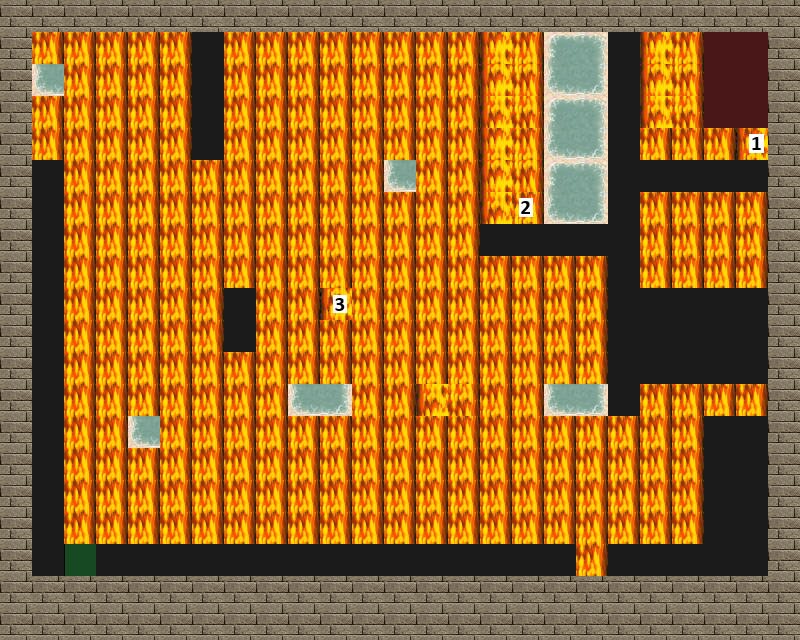

This is a level from a 2D game, rendered from its Tiled map with the project's own tilesets. A one-line summary and the complete map file follow:
An orthogonal 25x20 tile map with 32x32 px tiles, 4 tile layers (Road, Trap, Wall, Utility), 4 tilesets.

<map version="1.0" tiledversion="1.1.5" orientation="orthogonal" renderorder="right-down" width="25" height="20" tilewidth="32" tileheight="32" infinite="0" nextobjectid="1">
 <tileset firstgid="1" source="tilesets/meta.tsx" />
 <tileset firstgid="3" source="tilesets/road.tsx" />
 <tileset firstgid="4" source="tilesets/traps.tsx" />
 <tileset firstgid="196" source="tilesets/wallsandroofs.tsx" />
 <layer name="Road" width="25" height="20">
  <data encoding="csv">
3,3,3,3,3,3,3,3,3,3,3,3,3,3,3,3,3,3,3,3,3,3,3,3,3,
3,3,3,3,3,3,3,3,3,3,3,3,3,3,3,3,3,3,3,3,3,3,3,3,3,
3,3,3,3,3,3,3,3,3,3,3,3,3,3,3,3,3,3,3,3,3,3,3,3,3,
3,3,3,3,3,3,3,3,3,3,3,3,3,3,3,3,3,3,3,3,3,3,3,3,3,
3,3,3,3,3,3,3,3,3,3,3,3,3,3,3,3,3,3,3,3,3,3,3,3,3,
3,3,3,3,3,3,3,3,3,3,3,3,3,3,3,3,3,3,3,3,3,3,3,3,3,
3,3,3,3,3,3,3,3,3,3,3,3,3,3,3,3,3,3,3,3,3,3,3,3,3,
3,3,3,3,3,3,3,3,3,3,3,3,3,3,3,3,3,3,3,3,3,3,3,3,3,
3,3,3,3,3,3,3,3,3,3,3,3,3,3,3,3,3,3,3,3,3,3,3,3,3,
3,3,3,3,3,3,3,3,3,3,3,3,3,3,3,3,3,3,3,3,3,3,3,3,3,
3,3,3,3,3,3,3,3,3,3,3,3,3,3,3,3,3,3,3,3,3,3,3,3,3,
3,3,3,3,3,3,3,3,3,3,3,3,3,3,3,3,3,3,3,3,3,3,3,3,3,
3,3,3,3,3,3,3,3,3,3,3,3,3,3,3,3,3,3,3,3,3,3,3,3,3,
3,3,3,3,3,3,3,3,3,3,3,3,3,3,3,3,3,3,3,3,3,3,3,3,3,
3,3,3,3,3,3,3,3,3,3,3,3,3,3,3,3,3,3,3,3,3,3,3,3,3,
3,3,3,3,3,3,3,3,3,3,3,3,3,3,3,3,3,3,3,3,3,3,3,3,3,
3,3,3,3,3,3,3,3,3,3,3,3,3,3,3,3,3,3,3,3,3,3,3,3,3,
3,3,3,3,3,3,3,3,3,3,3,3,3,3,3,3,3,3,3,3,3,3,3,3,3,
3,3,3,3,3,3,3,3,3,3,3,3,3,3,3,3,3,3,3,3,3,3,3,3,3,
3,3,3,3,3,3,3,3,3,3,3,3,3,3,3,3,3,3,3,3,3,3,3,3,3
</data>
 </layer>
 <layer name="Trap" width="25" height="20">
  <data encoding="csv">
0,0  ,0  ,0  ,0  ,0  ,0  ,0  ,0  ,0  ,0  ,0  ,0  ,0  ,0  ,0  ,0  ,0  ,0  ,0  ,0  ,0  ,0  ,0  ,0  ,
163,163,163,163,163,163,0,163,163,163,163,163,163,163,163,162,163,80,81,0  ,162,163,0  ,0  ,0  ,
163,96,163,163,163,163,0,163,163,163,163,163,163,163,163,178,179,96,97,0  ,178,179,0  ,0  ,0  ,
163,163,163,163,163,163,0,163,163,163,163,163,163,163,163,194,195,80,81,0  ,194,195,0  ,0  ,0  ,
163,163,163,163,163,163,0,163,163,163,163,163,163,163,163,162,163,96,97,0  ,163,163,163,160,0  ,
163,0,163,163,163,163,163,163,163,163,163,163,96,163,163,178,179,80,81,0  ,0  ,0  ,0  ,0  ,0  ,
163,0,163,163,163,163,163,163,163,163,163,163,163,163,163,194,161,96,97,0  ,163,163,163,163,163,
163,0,163,163,163,163,163,163,163,163,163,163,163,163,163,0  ,0  ,0  ,0  ,0  ,163,163,163,163,163,
0,0,163,163,163,163,163,163,163,163,163,163,163,163,163,163,163,163,163,0  ,163,163,163,163,163,
163,0,163,163,163,163,163,0  ,163,163,176,163,163,163,163,163,163,163,163,0  ,0  ,0  ,0  ,0  ,0  ,
163,0,163,163,163,163,163,0  ,163,163,163,163,163,163,163,163,163,163,163,0  ,0  ,0  ,0  ,0  ,0  ,
163,0,163,163,163,163,163,163,163,163,163,163,163,163,163,163,163,163,163,0  ,0  ,0  ,0  ,0  ,0  ,
163,0,163,163,163,163,163,163,163,96,97,163,163,194,195,163,163,96,97,0  ,163,163,163,163,163,
163,0,163,163,96,163,163,163,163,163,163,163,163,163,163,163,163,163,163,163,163,163,0  ,0  ,0  ,
163,0,163,163,163,163,163,163,163,163,163,163,163,163,163,163,163,163,163,163,163,163,0  ,0  ,0  ,
163,0,163,163,163,163,163,163,163,163,163,163,163,163,163,163,163,163,163,163,163,163,0  ,0  ,0  ,
163,0,163,163,163,163,163,163,163,163,163,163,163,163,163,163,163,163,163,163,163,163,0  ,0  ,0  ,
0,0  ,0  ,0  ,0  ,0  ,0  ,0  ,0  ,0  ,0  ,0  ,0  ,0  ,0  ,0  ,0  ,0  ,163,0  ,0  ,0  ,0  ,0  ,0  ,
0,0  ,0  ,0  ,0  ,0  ,0  ,0  ,0  ,0  ,0  ,0  ,0  ,0  ,0  ,0  ,0  ,0  ,0  ,0  ,0  ,0  ,0  ,0  ,0  ,
0,0  ,0  ,0  ,0  ,0  ,0  ,0  ,0  ,0  ,0  ,0  ,0  ,0  ,0  ,0  ,0  ,0  ,0  ,0  ,0  ,0  ,0  ,0  ,0  
</data>
 </layer>
 <layer name="Wall" width="25" height="20">
  <data encoding="csv">
261,261,261,261,261,261,261,261,261,261,261,261,261,261,261,261,261,261,261,261,261,261,261,261,261,
261,0  ,0  ,0  ,0  ,0  ,0  ,0  ,0  ,0  ,0  ,0  ,0  ,0  ,0  ,0  ,0  ,0  ,0  ,0  ,0  ,0  ,0  ,0  ,261,
261,0  ,0  ,0  ,0  ,0  ,0  ,0  ,0  ,0  ,0  ,0  ,0  ,0  ,0  ,0  ,0  ,0  ,0  ,0  ,0  ,0  ,0  ,0  ,261,
261,0  ,0  ,0  ,0  ,0  ,0  ,0  ,0  ,0  ,0  ,0  ,0  ,0  ,0  ,0  ,0  ,0  ,0  ,0  ,0  ,0  ,0  ,0  ,261,
261,0  ,0  ,0  ,0  ,0  ,0  ,0  ,0  ,0  ,0  ,0  ,0  ,0  ,0  ,0  ,0  ,0  ,0  ,0  ,0  ,0  ,0  ,0  ,261,
261,0  ,0  ,0  ,0  ,0  ,0  ,0  ,0  ,0  ,0  ,0  ,0  ,0  ,0  ,0  ,0  ,0  ,0  ,0  ,0  ,0  ,0  ,0  ,261,
261,0  ,0  ,0  ,0  ,0  ,0  ,0  ,0  ,0  ,0  ,0  ,0  ,0  ,0  ,0  ,0  ,0  ,0  ,0  ,0  ,0  ,0  ,0  ,261,
261,0  ,0  ,0  ,0  ,0  ,0  ,0  ,0  ,0  ,0  ,0  ,0  ,0  ,0  ,0  ,0  ,0  ,0  ,0  ,0  ,0  ,0  ,0  ,261,
261,0  ,0  ,0  ,0  ,0  ,0  ,0  ,0  ,0  ,0  ,0  ,0  ,0  ,0  ,0  ,0  ,0  ,0  ,0  ,0  ,0  ,0  ,0  ,261,
261,0  ,0  ,0  ,0  ,0  ,0  ,0  ,0  ,0  ,0  ,0  ,0  ,0  ,0  ,0  ,0  ,0  ,0  ,0  ,0  ,0  ,0  ,0  ,261,
261,0  ,0  ,0  ,0  ,0  ,0  ,0  ,0  ,0  ,0  ,0  ,0  ,0  ,0  ,0  ,0  ,0  ,0  ,0  ,0  ,0  ,0  ,0  ,261,
261,0  ,0  ,0  ,0  ,0  ,0  ,0  ,0  ,0  ,0  ,0  ,0  ,0  ,0  ,0  ,0  ,0  ,0  ,0  ,0  ,0  ,0  ,0  ,261,
261,0  ,0  ,0  ,0  ,0  ,0  ,0  ,0  ,0  ,0  ,0  ,0  ,0  ,0  ,0  ,0  ,0  ,0  ,0  ,0  ,0  ,0  ,0  ,261,
261,0  ,0  ,0  ,0  ,0  ,0  ,0  ,0  ,0  ,0  ,0  ,0  ,0  ,0  ,0  ,0  ,0  ,0  ,0  ,0  ,0  ,0  ,0  ,261,
261,0  ,0  ,0  ,0  ,0  ,0  ,0  ,0  ,0  ,0  ,0  ,0  ,0  ,0  ,0  ,0  ,0  ,0  ,0  ,0  ,0  ,0  ,0  ,261,
261,0  ,0  ,0  ,0  ,0  ,0  ,0  ,0  ,0  ,0  ,0  ,0  ,0  ,0  ,0  ,0  ,0  ,0  ,0  ,0  ,0  ,0  ,0  ,261,
261,0  ,0  ,0  ,0  ,0  ,0  ,0  ,0  ,0  ,0  ,0  ,0  ,0  ,0  ,0  ,0  ,0  ,0  ,0  ,0  ,0  ,0  ,0  ,261,
261,0  ,0  ,0  ,0  ,0  ,0  ,0  ,0  ,0  ,0  ,0  ,0  ,0  ,0  ,0  ,0  ,0  ,0  ,0  ,0  ,0  ,0  ,0  ,261,
261,261,261,261,261,261,261,261,261,261,261,261,261,261,261,261,261,261,261,261,261,261,261,261,261,
261,261,261,261,261,261,261,261,261,261,261,261,261,261,261,261,261,261,261,261,261,261,261,261,261
</data>
 </layer>
 <layer name="Utility" width="25" height="20">
  <data encoding="csv">
0,0  ,0  ,0  ,0  ,0  ,0  ,0  ,0  ,0  ,0  ,0  ,0  ,0  ,0  ,0  ,0  ,0  ,0  ,0  ,0  ,0  ,0  ,0  ,0  ,
0,0  ,0  ,0  ,0  ,0  ,0  ,0  ,0  ,0  ,0  ,0  ,0  ,0  ,0  ,0  ,0  ,0  ,0  ,0  ,0  ,0  ,1,1,0  ,
0,0  ,0  ,0  ,0  ,0  ,0  ,0  ,0  ,0  ,0  ,0  ,0  ,0  ,0  ,0  ,0  ,0  ,0  ,0  ,0  ,0  ,1,1,0  ,
0,0  ,0  ,0  ,0  ,0  ,0  ,0  ,0  ,0  ,0  ,0  ,0  ,0  ,0  ,0  ,0  ,0  ,0  ,0  ,0  ,0  ,1,1,0  ,
0,0  ,0  ,0  ,0  ,0  ,0  ,0  ,0  ,0  ,0  ,0  ,0  ,0  ,0  ,0  ,0  ,0  ,0  ,0  ,0  ,0  ,0  ,0  ,0  ,
0,0  ,0  ,0  ,0  ,0  ,0  ,0  ,0  ,0  ,0  ,0  ,0  ,0  ,0  ,0  ,0  ,0  ,0  ,0  ,0  ,0  ,0  ,0  ,0  ,
0,0  ,0  ,0  ,0  ,0  ,0  ,0  ,0  ,0  ,0  ,0  ,0  ,0  ,0  ,0  ,0  ,0  ,0  ,0  ,0  ,0  ,0  ,0  ,0  ,
0,0  ,0  ,0  ,0  ,0  ,0  ,0  ,0  ,0  ,0  ,0  ,0  ,0  ,0  ,0  ,0  ,0  ,0  ,0  ,0  ,0  ,0  ,0  ,0  ,
0,0  ,0  ,0  ,0  ,0  ,0  ,0  ,0  ,0  ,0  ,0  ,0  ,0  ,0  ,0  ,0  ,0  ,0  ,0  ,0  ,0  ,0  ,0  ,0  ,
0,0  ,0  ,0  ,0  ,0  ,0  ,0  ,0  ,0  ,0  ,0  ,0  ,0  ,0  ,0  ,0  ,0  ,0  ,0  ,0  ,0  ,0  ,0  ,0  ,
0,0  ,0  ,0  ,0  ,0  ,0  ,0  ,0  ,0  ,0  ,0  ,0  ,0  ,0  ,0  ,0  ,0  ,0  ,0  ,0  ,0  ,0  ,0  ,0  ,
0,0  ,0  ,0  ,0  ,0  ,0  ,0  ,0  ,0  ,0  ,0  ,0  ,0  ,0  ,0  ,0  ,0  ,0  ,0  ,0  ,0  ,0  ,0  ,0  ,
0,0  ,0  ,0  ,0  ,0  ,0  ,0  ,0  ,0  ,0  ,0  ,0  ,0  ,0  ,0  ,0  ,0  ,0  ,0  ,0  ,0  ,0  ,0  ,0  ,
0,0  ,0  ,0  ,0  ,0  ,0  ,0  ,0  ,0  ,0  ,0  ,0  ,0  ,0  ,0  ,0  ,0  ,0  ,0  ,0  ,0  ,0  ,0  ,0  ,
0,0  ,0  ,0  ,0  ,0  ,0  ,0  ,0  ,0  ,0  ,0  ,0  ,0  ,0  ,0  ,0  ,0  ,0  ,0  ,0  ,0  ,0  ,0  ,0  ,
0,0  ,0  ,0  ,0  ,0  ,0  ,0  ,0  ,0  ,0  ,0  ,0  ,0  ,0  ,0  ,0  ,0  ,0  ,0  ,0  ,0  ,0  ,0  ,0  ,
0,0  ,0	 ,0  ,0  ,0  ,0  ,0  ,0  ,0  ,0  ,0  ,0  ,0  ,0  ,0  ,0  ,0  ,0  ,0  ,0  ,0  ,0  ,0  ,0  ,
0,0  ,2  ,0  ,0  ,0  ,0  ,0  ,0  ,0  ,0  ,0  ,0  ,0  ,0  ,0  ,0  ,0  ,0  ,0  ,0  ,0  ,0  ,0  ,0  ,
0,0  ,0  ,0  ,0  ,0  ,0  ,0  ,0  ,0  ,0  ,0  ,0  ,0  ,0  ,0  ,0  ,0  ,0  ,0  ,0  ,0  ,0  ,0  ,0  ,
0,0  ,0  ,0  ,0  ,0  ,0  ,0  ,0  ,0  ,0  ,0  ,0  ,0  ,0  ,0  ,0  ,0  ,0  ,0  ,0  ,0  ,0  ,0  ,0  
</data>
 </layer>
</map>
